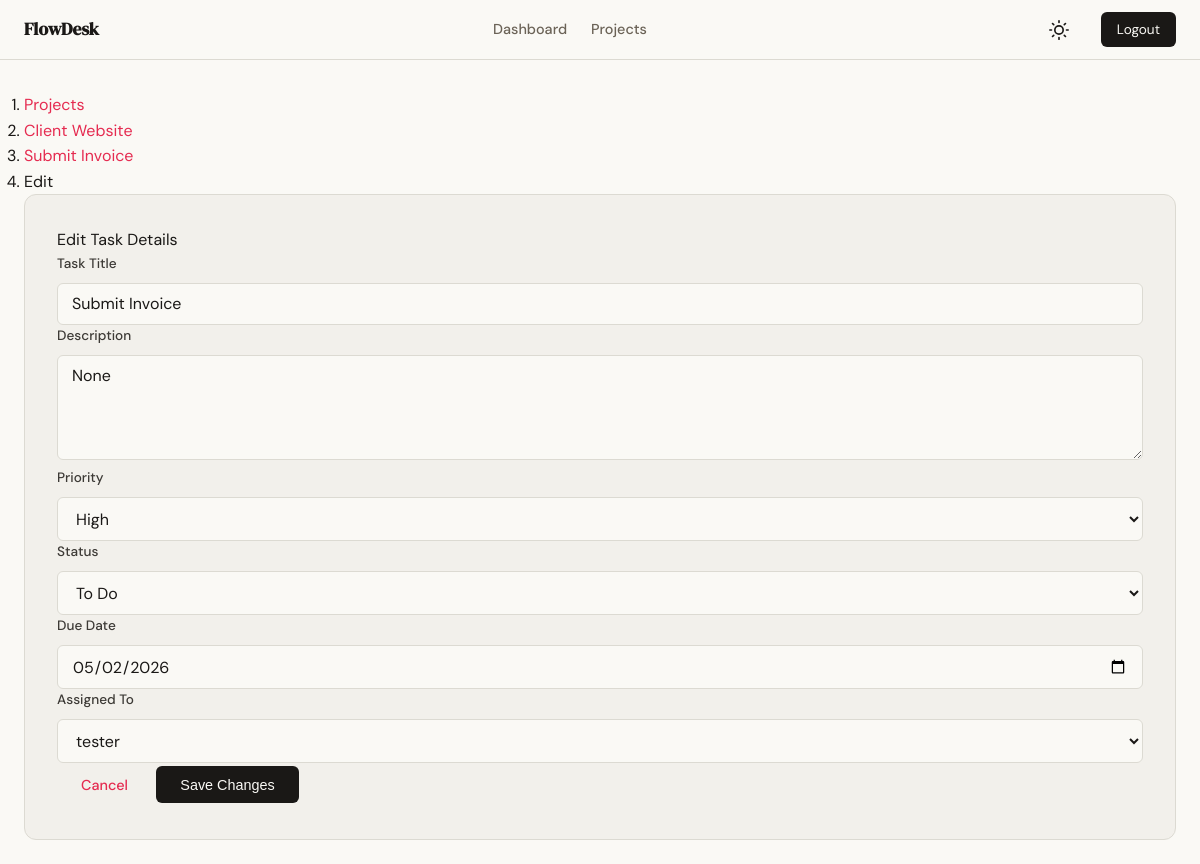
The page /tasks/3/edit (signed in) on the database as committed earlier.
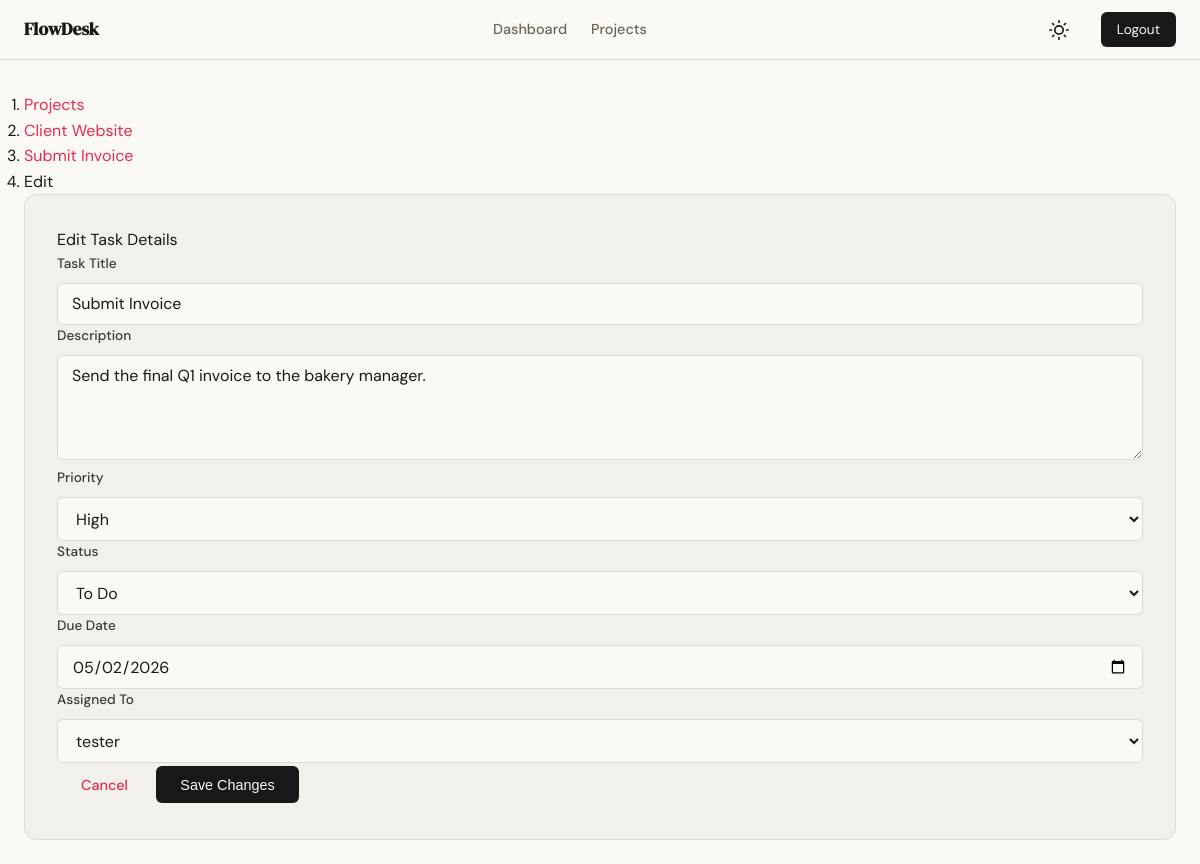
The same page on the database as committed later.
### app/models.py (models this page shows, shortened)
class Task(db.Model):
    id = db.Column(db.Integer, primary_key=True)
    title = db.Column(db.String(200), nullable=False)
    description = db.Column(db.Text)
    status = db.Column(db.Enum('todo', 'in_progress', 'done', name='task_status'), default='todo')
    priority = db.Column(db.Enum('low', 'medium', 'high', name='task_priority'), default='medium')
    due_date = db.Column(db.Date)
    created_at = db.Column(db.DateTime, default=lambda: datetime.now(timezone.utc))
    updated_at = db.Column(db.DateTime, default=lambda: datetime.now(timezone.utc), onupdate=lambda: datetime.now(timezone.utc))
    project_id = db.Column(db.Integer, db.ForeignKey('project.id'), nullable=False)
    created_by = db.Column(db.Integer, db.ForeignKey('user.id'), nullable=False)
    assigned_to = db.Column(db.Integer, db.ForeignKey('user.id'))

### app/tasks/routes.py (the view, shortened to what this page needs)
@tasks.route('/<int:id>/edit', methods=['GET', 'POST'])
@login_required
def edit(id):
    task = Task.query.get_or_404(id)
    project_id = task.project_id
    role = get_project_role(project_id)
    if not role:
        abort(403)
    if role != 'admin' and task.created_by != current_user.id:
        flash('You do not have permission to edit this task.', 'danger')
        return redirect(url_for('tasks.detail', id=id))
    return render_template('tasks/edit.html', task=task, role=role)

### app/tasks/routes.py (called while the page is built)
def get_project_role(project_id):
    member = ProjectMember.query.filter_by(project_id=project_id, user_id=current_user.id).first()
    return member.role if member else None

### app/templates/tasks/edit.html (shortened to what this page needs)
{% extends "base.html" %}
{% block content %}
<nav aria-label="breadcrumb">
  <ol class="breadcrumb">
    <li class="breadcrumb-item"><a href="{{ url_for('projects.list_projects') }}">Projects</a></li>
    <li class="breadcrumb-item"><a href="{{ url_for('projects.detail', id=task.project.id) }}">{{ task.project.name }}</a></li>
    <li class="breadcrumb-item"><a href="{{ url_for('tasks.detail', id=task.id) }}">{{ task.title }}</a></li>
    <li class="breadcrumb-item active" aria-current="page">Edit</li>
  </ol>
</nav>
<div class="row justify-content-center">
    <div class="col-md-8">
        <div class="card">
            <div class="card-header">Edit Task Details</div>
            <div class="card-body">
                <form method="POST">
                    <div class="mb-3">
                        <label for="title" class="form-label">Task Title</label>
                        <input type="text" class="form-control" id="title" name="title" value="{{ task.title }}" required minlength="3" maxlength="200">
                    </div>
                    <div class="mb-3">
                        <label for="description" class="form-label">Description</label>
                        <textarea class="form-control" id="description" name="description" rows="4">{{ task.description }}</textarea>
                    </div>
                    <div class="row">
                        <div class="col-md-4 mb-3">
                            <label for="priority" class="form-label">Priority</label>
                            <select name="priority" id="priority" class="form-select">
                                <option value="high" {{ 'selected' if task.priority == 'high' }}>High</option>
                            </select>
                        </div>
                        <div class="col-md-4 mb-3">
                            <label for="status" class="form-label">Status</label>
                            <select name="status" id="status" class="form-select">
                                <option value="todo" {{ 'selected' if task.status == 'todo' }}>To Do</option>
                            </select>
                        </div>
                        <div class="col-md-4 mb-3">
                            <label for="due_date" class="form-label">Due Date</label>
                            <input type="date" class="form-control" id="due_date" name="due_date" value="{{ task.due_date.strftime('%Y-%m-%d') if task.due_date else '' }}">
                        </div>
                    </div>
                    <div class="mb-3">
                        <label for="assigned_to" class="form-label">Assigned To</label>
                        {% if role == 'admin' %}
                            <select name="assigned_to" id="assigned_to" class="form-select">
                                {% for member in task.project.members %}
                                    <option value="{{ member.user.id }}" {{ 'selected' if task.assigned_to == member.user.id }}>{{ member.user.username }}</option>
                                {% endfor %}
                            </select>
                        {% else %}
                            <input type="text" class="form-control" value="{{ task.assignee.username if task.assigned_to else 'Unassigned' }}" readonly disabled>
                            <input type="hidden" name="assigned_to" value="{{ task.assigned_to or '' }}">
                            <div class="form-text">Only project admins can change task assignment.</div>
                        {% endif %}
                    </div>
                    <div class="d-flex justify-content-between">
                        <a href="{{ url_for('tasks.detail', id=task.id) }}" class="btn btn-outline-secondary">Cancel</a>
                        <button type="submit" class="btn btn-primary">Save Changes</button>
                    </div>
                </form>
            </div>
        </div>
    </div>
</div>
{% endblock %}

Rows that differ between the two databases and show on the page:
changed Task "Submit Invoice": description "None" → "Send the final Q1 invoice to the bakery manager."
